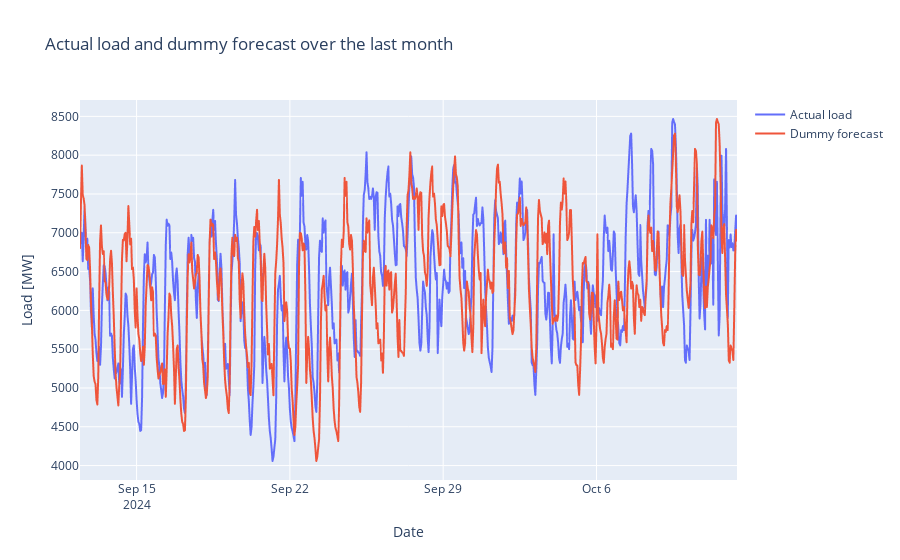

Source (notebook cell):
### Code cell
import plotly.express as px

# Plot the last month
df = df[df.index >= df.index.max() - timedelta(days=30)]

fig = px.line(
    df, x=df.index, y=['24h_later_load', '24h_ago_load'], 
    title='Actual load and dummy forecast over the last month',
    labels={'index': 'Date', 'value': 'Load [MW]', 'variable': ''}
)

fig.for_each_trace(lambda t: t.update(name={'24h_later_load': 'Actual load', '24h_ago_load': 'Dummy forecast'}[t.name]))

### Figure 1 — Plotly figure (JSON) as saved in the notebook; plotly's stock layout.template omitted (floating-point values rounded to 4 significant figures; data arrays with more than 128 entries replaced by an {"elided": "..."} marker saying what was removed)
{"data": [{"hovertemplate": "=24h_later_load<br>Date=%{x}<br>Load [MW]=%{y}<extra></extra>", "legendgroup": "24h_later_load", "line": {"color": "#636efa", "dash": "solid"}, "marker": {"symbol": "circle"}, "mode": "lines", "name": "Actual load", "showlegend": true, "type": "scattergl", "x": {"elided": "721 str values"}, "xaxis": "x", "y": {"elided": "721 int values"}, "yaxis": "y"}, {"hovertemplate": "=24h_ago_load<br>Date=%{x}<br>Load [MW]=%{y}<extra></extra>", "legendgroup": "24h_ago_load", "line": {"color": "#EF553B", "dash": "solid"}, "marker": {"symbol": "circle"}, "mode": "lines", "name": "Dummy forecast", "showlegend": true, "type": "scattergl", "x": {"elided": "721 str values"}, "xaxis": "x", "y": {"elided": "721 int values"}, "yaxis": "y"}], "layout": {"autosize": true, "legend": {"title": {"text": ""}, "tracegroupgap": 0}, "title": {"text": "Actual load and dummy forecast over the last month"}, "xaxis": {"anchor": "y", "autorange": true, "domain": [0, 1], "range": ["2024-09-12 10:00", "2024-10-12 10:00"], "title": {"text": "Date"}, "type": "date"}, "yaxis": {"anchor": "x", "autorange": true, "domain": [0, 1], "range": [3814.0, 8711.0], "title": {"text": "Load [MW]"}, "type": "linear"}}}
